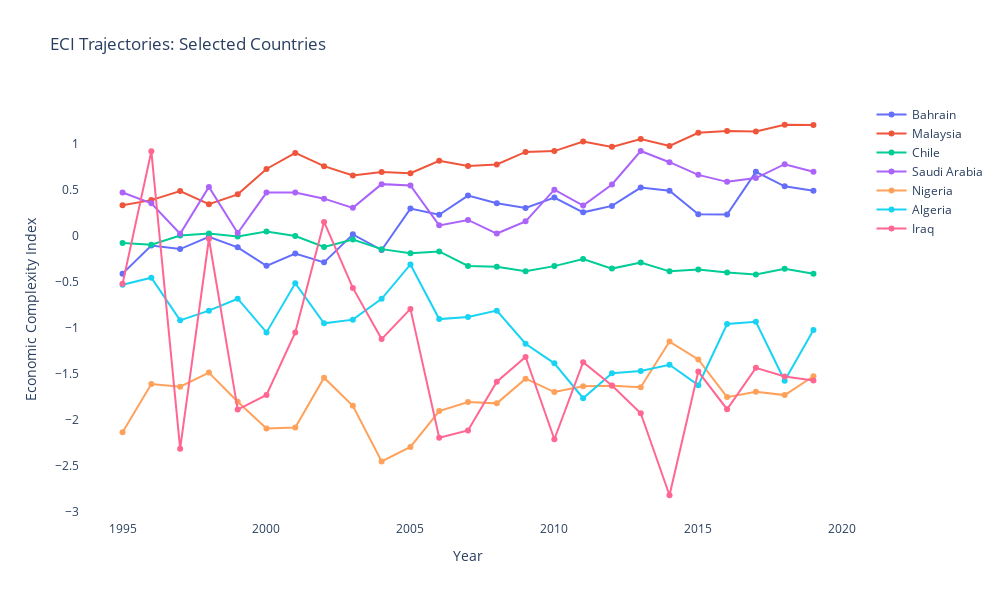

Source (notebook cell):
### Markdown cell above
# Convergence/Divergence Plot

### Code cell
# Track individual high-resource countries over time
fig = go.Figure()

for country in ['Bahrain', 'Malaysia', 'Chile', 'Saudi Arabia', 'Nigeria', 'Algeria', 'Iraq']:
    country_data = high_resource_countries_df[high_resource_countries_df['Country Name'] == country]
    if len(country_data) > 0:
        fig.add_trace(go.Scatter(
            x=country_data['Year'],
            y=country_data['Economic Complexity Index'],
            mode='lines+markers',
            name=country,
            line=dict(width=2)
        ))

fig.update_layout(
    title='ECI Trajectories: Selected Countries',
    xaxis_title='Year', yaxis_title='Economic Complexity Index',
    plot_bgcolor='white', paper_bgcolor='white',
    height=600, width=1000
)
fig.show()
fig.write_html('C:/Users/emili/OneDrive/Documentos/LSE MPA DSPP/AT 2025/Capstone/Descriptive Statistics/eci_evolution_selected_countries.html')

### Figure 1 — Plotly figure (JSON) as saved in the notebook; plotly's stock layout.template omitted (floating-point values rounded to 4 significant figures)
{"data": [{"line": {"width": 2}, "mode": "lines+markers", "name": "Bahrain", "type": "scatter", "x": [1995, 1996, 1997, 1998, 1999, 2000, 2001, 2002, 2003, 2004, 2005, 2006, 2007, 2008, 2009, 2010, 2011, 2012, 2013, 2014, 2015, 2016, 2017, 2018, 2019], "y": [-0.411, -0.105, -0.143, -0.011, -0.124, -0.326, -0.192, -0.288, 0.017, -0.154, 0.298, 0.23, 0.439, 0.357, 0.305, 0.418, 0.257, 0.327, 0.527, 0.492, 0.237, 0.233, 0.698, 0.54, 0.492]}, {"line": {"width": 2}, "mode": "lines+markers", "name": "Malaysia", "type": "scatter", "x": [1995, 1996, 1997, 1998, 1999, 2000, 2001, 2002, 2003, 2004, 2005, 2006, 2007, 2008, 2009, 2010, 2011, 2012, 2013, 2014, 2015, 2016, 2017, 2018, 2019], "y": [0.333, 0.39, 0.488, 0.346, 0.453, 0.729, 0.904, 0.76, 0.658, 0.696, 0.684, 0.819, 0.762, 0.779, 0.915, 0.924, 1.028, 0.97, 1.056, 0.98, 1.124, 1.144, 1.138, 1.211, 1.209]}, {"line": {"width": 2}, "mode": "lines+markers", "name": "Chile", "type": "scatter", "x": [1995, 1996, 1997, 1998, 1999, 2000, 2001, 2002, 2003, 2004, 2005, 2006, 2007, 2008, 2009, 2010, 2011, 2012, 2013, 2014, 2015, 2016, 2017, 2018, 2019], "y": [-0.078, -0.097, 0.005, 0.027, -0.005, 0.047, -0.001, -0.121, -0.04, -0.144, -0.188, -0.169, -0.327, -0.335, -0.386, -0.329, -0.252, -0.356, -0.289, -0.386, -0.366, -0.398, -0.421, -0.358, -0.413]}, {"line": {"width": 2}, "mode": "lines+markers", "name": "Saudi Arabia", "type": "scatter", "x": [1995, 1996, 1997, 1998, 1999, 2000, 2001, 2002, 2003, 2004, 2005, 2006, 2007, 2008, 2009, 2010, 2011, 2012, 2013, 2014, 2015, 2016, 2017, 2018, 2019], "y": [0.473, 0.356, 0.023, 0.533, 0.031, 0.472, 0.472, 0.406, 0.306, 0.564, 0.55, 0.115, 0.174, 0.026, 0.159, 0.504, 0.33, 0.56, 0.925, 0.803, 0.665, 0.589, 0.63, 0.781, 0.7]}, {"line": {"width": 2}, "mode": "lines+markers", "name": "Nigeria", "type": "scatter", "x": [1995, 1996, 1997, 1998, 1999, 2000, 2001, 2002, 2003, 2004, 2005, 2006, 2007, 2008, 2009, 2010, 2011, 2012, 2013, 2014, 2015, 2016, 2017, 2018, 2019], "y": [-2.138, -1.614, -1.643, -1.489, -1.807, -2.099, -2.087, -1.544, -1.85, -2.456, -2.299, -1.908, -1.809, -1.824, -1.555, -1.701, -1.637, -1.633, -1.648, -1.151, -1.345, -1.756, -1.698, -1.734, -1.529]}, {"line": {"width": 2}, "mode": "lines+markers", "name": "Algeria", "type": "scatter", "x": [1995, 1996, 1997, 1998, 1999, 2000, 2001, 2002, 2003, 2004, 2005, 2006, 2007, 2008, 2009, 2010, 2011, 2012, 2013, 2014, 2015, 2016, 2017, 2018, 2019], "y": [-0.532, -0.455, -0.92, -0.814, -0.684, -1.051, -0.516, -0.952, -0.912, -0.685, -0.311, -0.906, -0.883, -0.814, -1.175, -1.388, -1.768, -1.495, -1.471, -1.403, -1.626, -0.959, -0.935, -1.578, -1.025]}, {"line": {"width": 2}, "mode": "lines+markers", "name": "Iraq", "type": "scatter", "x": [1995, 1996, 1997, 1998, 1999, 2000, 2001, 2002, 2003, 2004, 2005, 2006, 2007, 2008, 2009, 2010, 2011, 2012, 2013, 2014, 2015, 2016, 2017, 2018, 2019], "y": [-0.522, 0.923, -2.318, -0.031, -1.892, -1.733, -1.051, 0.152, -0.566, -1.124, -0.795, -2.198, -2.119, -1.588, -1.318, -2.215, -1.376, -1.629, -1.932, -2.825, -1.478, -1.888, -1.437, -1.532, -1.575]}], "layout": {"height": 600, "paper_bgcolor": "white", "plot_bgcolor": "white", "title": {"text": "ECI Trajectories: Selected Countries"}, "width": 1000, "xaxis": {"title": {"text": "Year"}}, "yaxis": {"title": {"text": "Economic Complexity Index"}}}}
